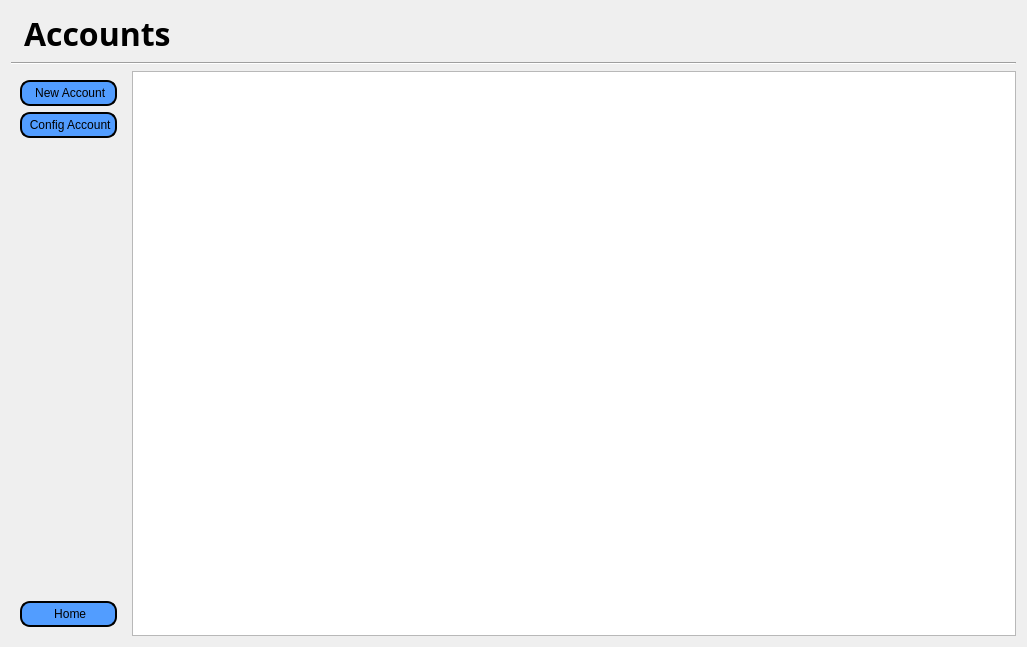
<?xml version="1.0" encoding="UTF-8"?>
<ui version="4.0">
 <class>Form</class>
 <widget class="QWidget" name="Form">
  <property name="geometry">
   <rect>
    <x>0</x>
    <y>0</y>
    <width>1027</width>
    <height>647</height>
   </rect>
  </property>
  <property name="windowTitle">
   <string>Form</string>
  </property>
  <property name="styleSheet">
   <string notr="true"/>
  </property>
  <layout class="QVBoxLayout" name="verticalLayout_3">
   <item>
    <layout class="QHBoxLayout" name="horizontalLayout">
     <item>
      <widget class="QLabel" name="labelAccountsImage">
       <property name="text">
        <string/>
       </property>
       <property name="pixmap">
        <pixmap resource="../../images/icons_resource_file.qrc">:/button_icons/button_icons/Accounts.ico</pixmap>
       </property>
      </widget>
     </item>
     <item>
      <widget class="QLabel" name="label_Accounts">
       <property name="font">
        <font>
         <family>Arial Black</family>
         <pointsize>24</pointsize>
         <weight>75</weight>
         <bold>true</bold>
        </font>
       </property>
       <property name="text">
        <string>Accounts</string>
       </property>
      </widget>
     </item>
     <item>
      <spacer name="horizontalSpacer">
       <property name="orientation">
        <enum>Qt::Horizontal</enum>
       </property>
       <property name="sizeHint" stdset="0">
        <size>
         <width>40</width>
         <height>20</height>
        </size>
       </property>
      </spacer>
     </item>
    </layout>
   </item>
   <item>
    <widget class="Line" name="line">
     <property name="orientation">
      <enum>Qt::Horizontal</enum>
     </property>
    </widget>
   </item>
   <item>
    <layout class="QHBoxLayout" name="horizontalLayout_2">
     <item>
      <widget class="QWidget" name="widget" native="true">
       <property name="styleSheet">
        <string notr="true">QPushButton{
	background-color:rgb(82, 157, 255);
	border-style: outset;
	border-width: 2px;
	border-radius: 10px;
	border-color: black;
	padding: 4px;
	
	font: 87 12pt &quot;Arial Black&quot;;

}</string>
       </property>
       <layout class="QVBoxLayout" name="verticalLayout_2">
        <item>
         <layout class="QVBoxLayout" name="verticalLayout">
          <item>
           <widget class="QPushButton" name="pushButton_NewAccount">
            <property name="text">
             <string> New Account</string>
            </property>
            <property name="icon">
             <iconset resource="../../images/icons_resource_file.qrc">
              <normaloff>:/button_icons/button_icons/plus.ico</normaloff>:/button_icons/button_icons/plus.ico</iconset>
            </property>
            <property name="iconSize">
             <size>
              <width>40</width>
              <height>40</height>
             </size>
            </property>
           </widget>
          </item>
          <item>
           <widget class="QPushButton" name="pushButton_ConfigAccount">
            <property name="text">
             <string> Config Account</string>
            </property>
            <property name="icon">
             <iconset resource="../../images/icons_resource_file.qrc">
              <normaloff>:/button_icons/button_icons/pencil.ico</normaloff>:/button_icons/button_icons/pencil.ico</iconset>
            </property>
            <property name="iconSize">
             <size>
              <width>40</width>
              <height>40</height>
             </size>
            </property>
           </widget>
          </item>
          <item>
           <spacer name="verticalSpacer">
            <property name="orientation">
             <enum>Qt::Vertical</enum>
            </property>
            <property name="sizeHint" stdset="0">
             <size>
              <width>20</width>
              <height>40</height>
             </size>
            </property>
           </spacer>
          </item>
          <item>
           <widget class="QPushButton" name="pushButton_Home">
            <property name="layoutDirection">
             <enum>Qt::LeftToRight</enum>
            </property>
            <property name="autoFillBackground">
             <bool>false</bool>
            </property>
            <property name="text">
             <string>  Home </string>
            </property>
            <property name="icon">
             <iconset resource="../../images/icons_resource_file.qrc">
              <normaloff>:/button_icons/button_icons/Home.ico</normaloff>:/button_icons/button_icons/Home.ico</iconset>
            </property>
            <property name="iconSize">
             <size>
              <width>40</width>
              <height>40</height>
             </size>
            </property>
           </widget>
          </item>
         </layout>
        </item>
       </layout>
      </widget>
     </item>
     <item>
      <widget class="QTableWidget" name="tableWidget_Accounts"/>
     </item>
    </layout>
   </item>
  </layout>
 </widget>
 <resources>
  <include location="../../images/icons_resource_file.qrc"/>
 </resources>
 <connections/>
</ui>
